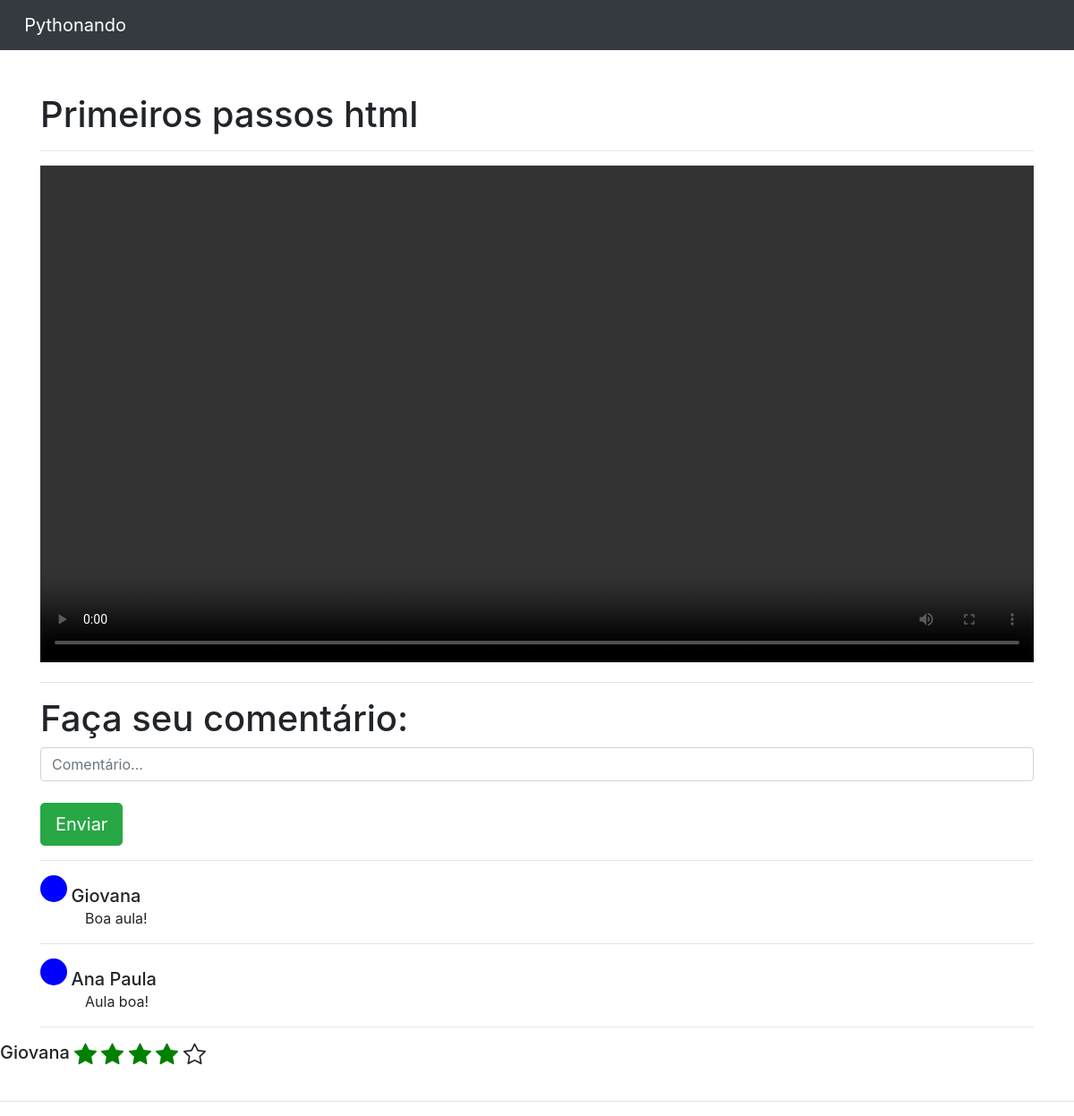
Screenshot of /home/aula/1 (signed in) with the database file from the repository.
### cursos/models.py (models this page shows, shortened)
class Aulas(models.Model):
    nome = models.CharField(max_length = 100)
    descricao = models.TextField()
    aula = models.FileField(upload_to = "aulas")
    curso = models.ForeignKey(Cursos, on_delete = models.DO_NOTHING)
    class Meta:
        verbose_name = "Aula"
        verbose_name_plural = "Aulas"

class Comentarios(models.Model):
    usuario = models.ForeignKey(Usuario, on_delete = models.DO_NOTHING)
    comentario = models.TextField()
    data = models.DateTimeField(default = datetime.now)
    aula = models.ForeignKey(Aulas, on_delete = models.DO_NOTHING)
    class Meta:
        verbose_name = "Comentario"
        verbose_name_plural = "Comentarios"

class NotasAulas(models.Model):
    choices = (
        ('p', 'Péssimo'),
        ('r', 'Ruim'),
        ('re', 'Regular'),
        ('b', 'bom'),
        ('o', 'Ótimo')
    )
    aula = models.ForeignKey(Aulas, on_delete=models.DO_NOTHING)
    nota = models.CharField(max_length=50, choices=choices)
    usuario = models.ForeignKey(Usuario, on_delete=models.DO_NOTHING)

### usuarios/models.py (models this page shows)
class Usuario(models.Model):
    nome = models.CharField(max_length = 50)
    email = models.EmailField()
    senha = models.CharField(max_length = 64)
    def __str__(self) -> str:
        return self.nome
    class Meta:
        verbose_name = "Usuario"
        verbose_name_plural = "Usuarios"

### cursos/views.py (the view)
# urls.py: path('aula/<int:id>', views.aula, name = 'aula'),
def aula(request, id):
    if request.session.get('usuario'):
        aula = Aulas.objects.get(id = id)
        usuario_id = request.session['usuario']
        comentarios = Comentarios.objects.filter(aula = aula).order_by('-data')
        request_usuario = request.session.get('usuario')
        usuario_avaliou = NotasAulas.objects.filter(aula_id = id).filter(usuario_id = request_usuario)
        avaliacoes = NotasAulas.objects.filter(aula_id = id) #exibir todas as avaliacoes
        return render(request, 'aula.html', {'aula': aula,
                                            'usuario_id': usuario_id,
                                            'comentarios': comentarios,
                                            'request_usuario': request_usuario,
                                            'usuario_avaliou': usuario_avaliou,
                                            'avaliacoes': avaliacoes})
    else:
        return redirect('/auth/login/?status=2')

### cursos/templatestags/filtros.py (called while the page is built)
@register.filter
def return_list(value, arg):
    return [i for i in range(int(arg))]

### cursos/templates/aula.html (shortened to what this page needs)
{% extends 'base.html'%}
{% load filtros %}
{% block 'body' %}
<div class="container">
    <br>
    <br>
    <h1>{{aula.nome}}</h1>
    <hr>
    <video  width="100%" controls>
        <source src="{{aula.aula.url}}" type="video/mp4">
    </video>
    <hr>
    <h1>Faça seu comentário: </h1>
    <input id="comentario" type="text" placeholder="Comentário..." class="form-control">
    <br>
    <input onclick="envia_comentario()" type="button" value="Enviar" class="btn btn-success btn-lg">
    <hr>
    <div id="comentarios">
        {% for i in comentarios%}
        <div style="background-color: blue; width: 30px; height: 30px; border-radius: 15px; display: inline-block;"></div>
        <h5 style="display: inline;">{{i.usuario}}</h5>
        <p style="margin-left: 50px;">{{i.comentario}}</p>
        <hr>
        {% endfor %}
    </div>
</div>
    <div id="avaliacoes">
        {% for i in avaliacoes%}
        <h5 style="display: inline;">
            {{i.usuario}}
        </h5>
        <br>
        <br>
        {% endfor %}
        <hr>
    </div>
{% endblock %}

### rows the page displays
Aulas: nome "Primeiros passos html"
Comentarios: usuario "Giovana", comentario "Boa aula!"
Comentarios: usuario "Ana Paula", comentario "Aula boa!"
NotasAulas: usuario "Giovana", nota "b" (drawn)
